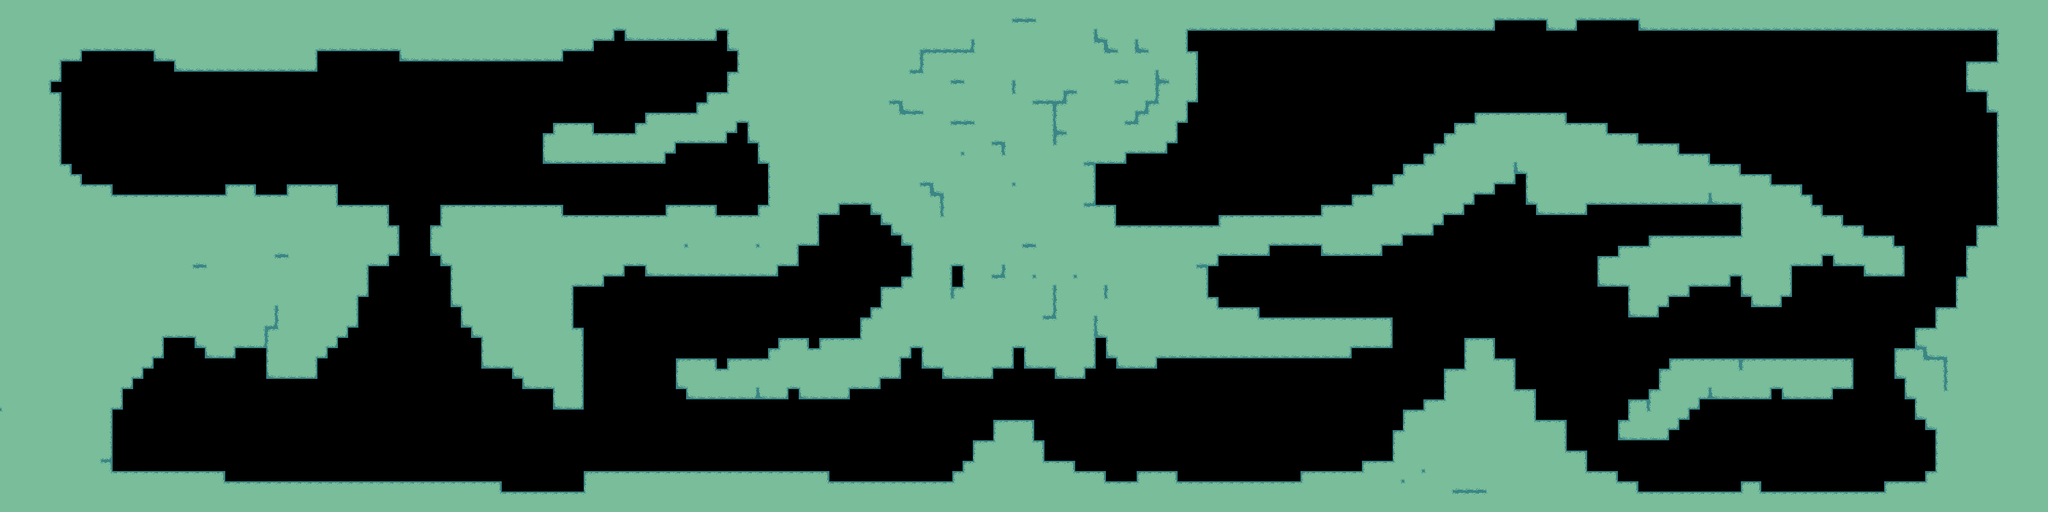

Tiled map render using the project's own tile images. Description and the map definition, with tile-layer contents summarised, below:
An orthogonal 200x50 tile map with 16x16 px tiles, 1 tile layer (Foreground), 3 tilesets and 50 objects (37x c03, 10x c01, 2x c02, portal).

<map version="1.0" orientation="orthogonal" width="200" height="50" tilewidth="16" tileheight="16">
 <tileset firstgid="1" name="level_tiles" tilewidth="16" tileheight="16">
  <image source="../images/level_tiles.png" width="80" height="48" />
  <terraintypes>
   <terrain name="Test Terrain" tile="-1" />
  </terraintypes>
  <tile id="0" terrain=",,,0" />
  <tile id="1" terrain=",,0,0" />
  <tile id="2" terrain=",,0," />
  <tile id="3" terrain="0,0,0," />
  <tile id="4" terrain="0,0,,0" />
  <tile id="5" terrain=",0,,0" />
  <tile id="6" terrain="0,0,0,0" />
  <tile id="7" terrain="0,,0," />
  <tile id="8" terrain="0,,0,0" />
  <tile id="9" terrain=",0,0,0" />
  <tile id="10" terrain=",0,," />
  <tile id="11" terrain="0,0,," />
  <tile id="12" terrain="0,,," />
 </tileset>
 <tileset firstgid="16" name="objects" tilewidth="64" tileheight="64">
  <image source="../images/objects.png" width="512" height="64" />
 </tileset>
 <tileset firstgid="24" name="enemies" tilewidth="64" tileheight="64">
  <image source="../images/enemies.png" width="512" height="64" />
  <tile id="1">
   <properties>
    <property name="type" value="c01" />
   </properties>
  </tile>
 </tileset>
 <layer name="Foreground" width="200" height="50">
  <properties>
   <property name="tileset" value="level_tiles" />
  </properties>
  <data>[10000 cells, 5187 non-empty, 13 distinct tile ids]</data>
 </layer>
 <objectgroup name="objects" width="200" height="50">
  <object type="portal" gid="17" x="112" y="288" />
  <object type="c01" gid="25" x="2656" y="368" />
  <object type="c02" gid="26" x="2288" y="528" />
  <object type="c03" gid="27" x="1984" y="496" />
  <object type="c03" gid="27" x="1920" y="480" />
  <object type="c03" gid="27" x="1888" y="480" />
  <object type="c03" gid="27" x="1952" y="496" />
  <object type="c03" gid="27" x="2016" y="496" />
  <object type="c03" gid="27" x="2064" y="496" />
  <object type="c03" gid="27" x="2848" y="560" />
  <object type="c03" gid="27" x="2736" y="560" />
  <object type="c01" gid="25" x="1776" y="352" />
  <object type="c01" gid="25" x="1968" y="336" />
  <object type="c01" gid="25" x="2320" y="176" />
  <object type="c02" gid="26" x="2400" y="176" />
  <object type="c03" gid="27" x="2368" y="176" />
  <object type="c03" gid="27" x="2432" y="192" />
  <object type="c03" gid="27" x="2256" y="192" />
  <object type="c03" gid="27" x="2176" y="256" />
  <object type="c03" gid="27" x="2272" y="528" />
  <object type="c03" gid="27" x="2320" y="560" />
  <object type="c03" gid="27" x="2608" y="368" />
  <object type="c03" gid="27" x="2560" y="368" />
  <object type="c03" gid="27" x="2672" y="560" />
  <object type="c03" gid="27" x="3072" y="352" />
  <object type="c03" gid="27" x="3072" y="96" />
  <object type="c03" gid="27" x="3056" y="96" />
  <object type="c01" gid="25" x="2064" y="736" />
  <object type="c01" gid="25" x="1408" y="752" />
  <object type="c01" gid="25" x="1264" y="528" />
  <object type="c03" gid="27" x="1360" y="448" />
  <object type="c03" gid="27" x="1216" y="528" />
  <object type="c03" gid="27" x="192" y="736" />
  <object type="c01" gid="25" x="176" y="736" />
  <object type="c01" gid="25" x="256" y="736" />
  <object type="c01" gid="25" x="736" y="320" />
  <object type="c03" gid="27" x="960" y="336" />
  <object type="c03" gid="27" x="1088" y="144" />
  <object type="c03" gid="27" x="1040" y="176" />
  <object type="c03" gid="27" x="992" y="176" />
  <object type="c03" gid="27" x="944" y="208" />
  <object type="c03" gid="27" x="304" y="736" />
  <object type="c03" gid="27" x="1152" y="736" />
  <object type="c03" gid="27" x="1056" y="736" />
  <object type="c03" gid="27" x="2432" y="704" />
  <object type="c03" gid="27" x="2384" y="656" />
  <object type="c03" gid="27" x="2400" y="656" />
  <object type="c03" gid="27" x="2368" y="608" />
  <object type="c03" gid="27" x="2464" y="736" />
  <object type="c03" gid="27" x="2496" y="656" />
 </objectgroup>
</map>
